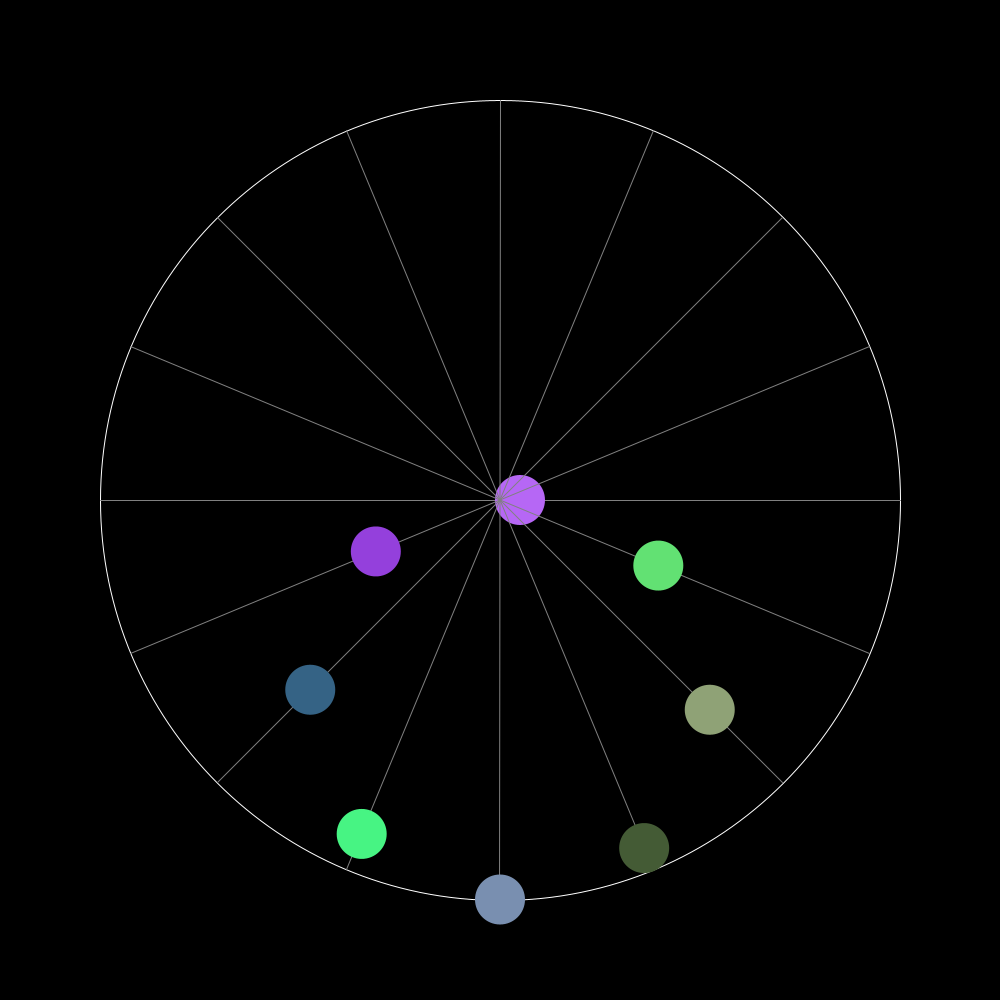
Frame 1 (no input)
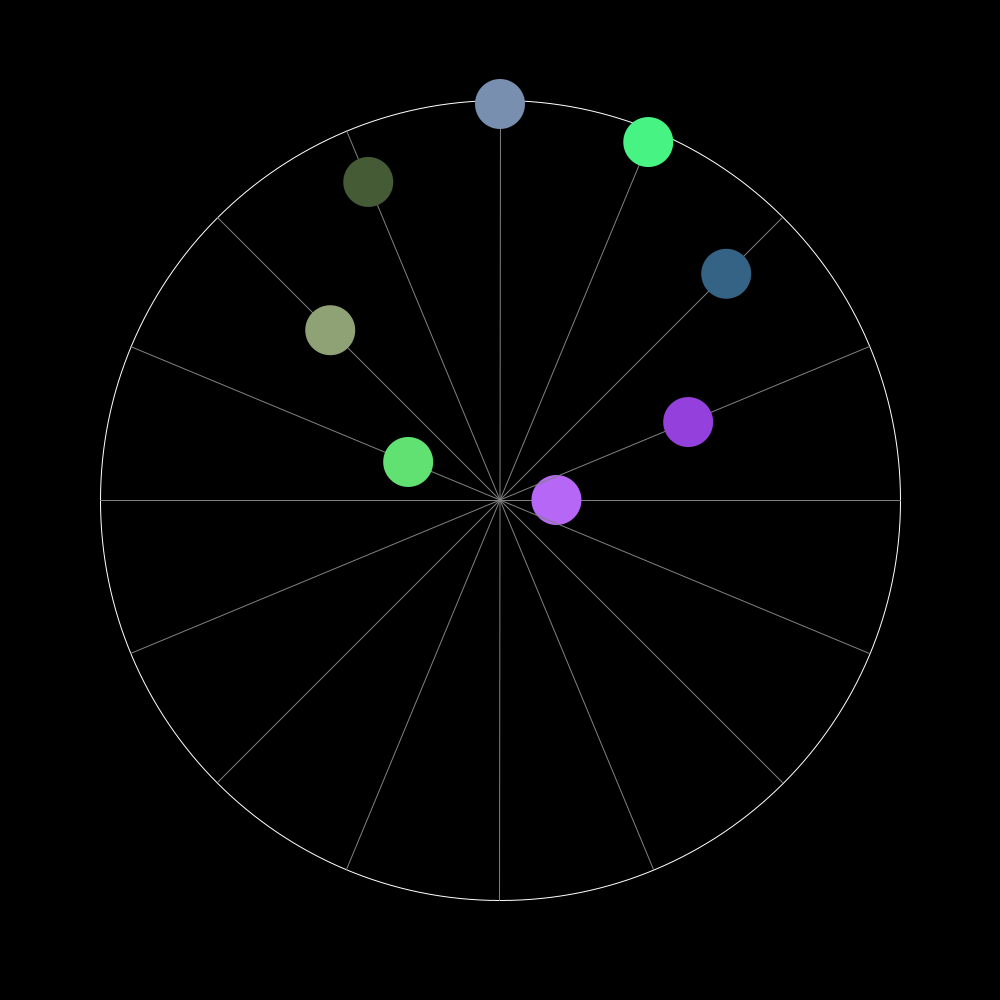
Frame 60 (the mouse pressed at the canvas centre just before this capture)
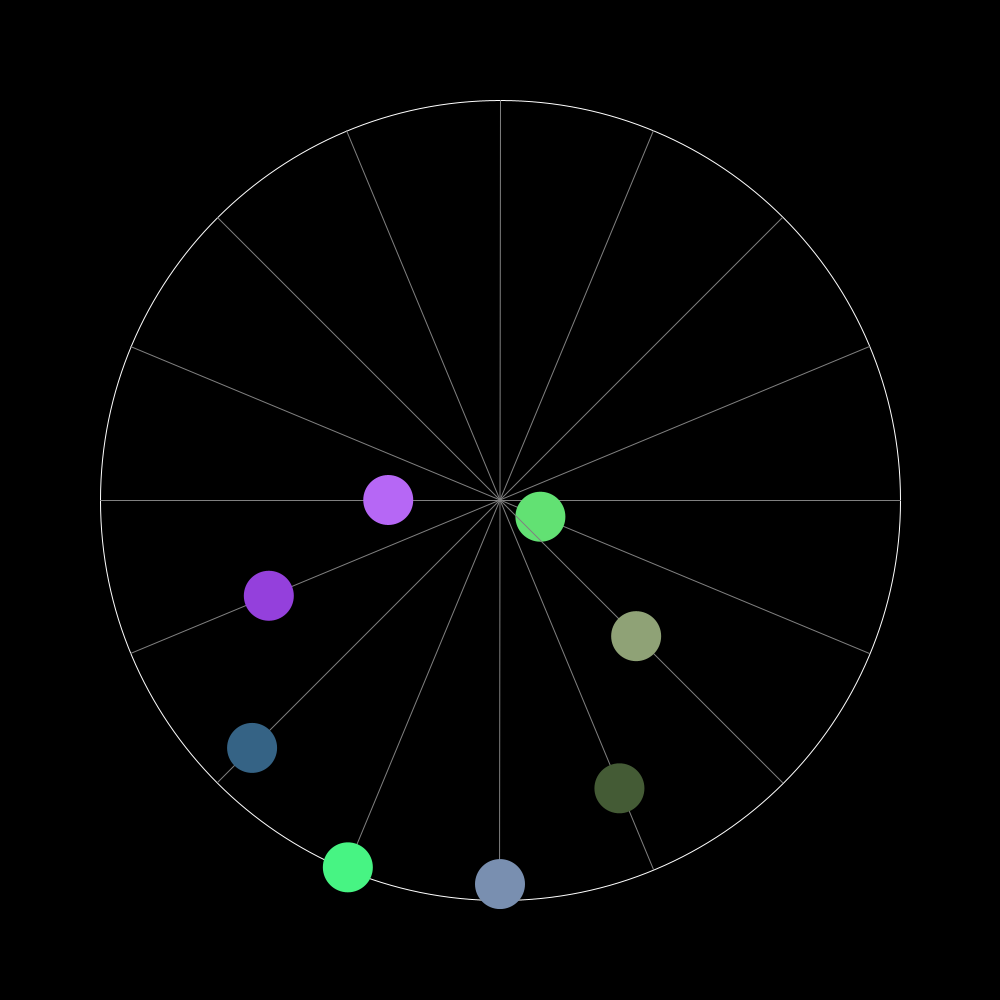
Frame 120 (the mouse held since frame 60 and released just before this capture)

The Processing sketch that drew these frames (run headless with seeded random() and noise(); from frame 60 on, the mouse is pressed at the canvas centre):

// Processing sketch: Optical_Illusion
// ── Optical_Illusion.pde
Bola[] bola;
int raio = 400;

void setup()
{
  size(1000, 1000);
  
  bola = new Bola[8];
  
  for(int i=0; i<8; i++)
  {
    //---------------  angulo      ,  size   ,                      cor                         , raio
    bola[i] = new Bola(i*TWO_PI/16 , raio/8 , random(50, 255), random(50, 255), random(50, 255), raio);
  }
  
}

void draw()
{
  translate(width/2, height/2);
  background(0);
  
  stroke(255);
  noFill();
  ellipse(0, 0, 2*raio, 2*raio);
  
  for(int i=0; i<8; i++)
  {
    bola[i].update();
    bola[i].draw();
  }
  
}
// ── Bola.pde
class Bola
{
  float angulo;
  int size;
  PVector cor;
  float distAngulo;
  float raio;
  
  Bola(float angulo, int size, float R, float G, float B, float raio)
  {
    this.angulo = angulo;
    this.size = size;
    this.cor = new PVector(R, G, B);
    this.raio = raio;
    this.distAngulo = angulo;
  }
  
  void update()
  {
    //this.angulo += 0.03;
    this.distAngulo += 0.05;
  }
  
  void draw()
  {
    stroke(cor.x, cor.y, cor.z);
    stroke(128);
    noFill();
    line(-raio*cos(angulo), -raio*sin(angulo), raio*cos(angulo), raio*sin(angulo));
    
    noStroke();
    fill(cor.x, cor.y, cor.z);
    ellipse(raio*sin(distAngulo)*cos(angulo), raio*sin(distAngulo)*sin(angulo), this.size, this.size);
  }
  
  
  
}
